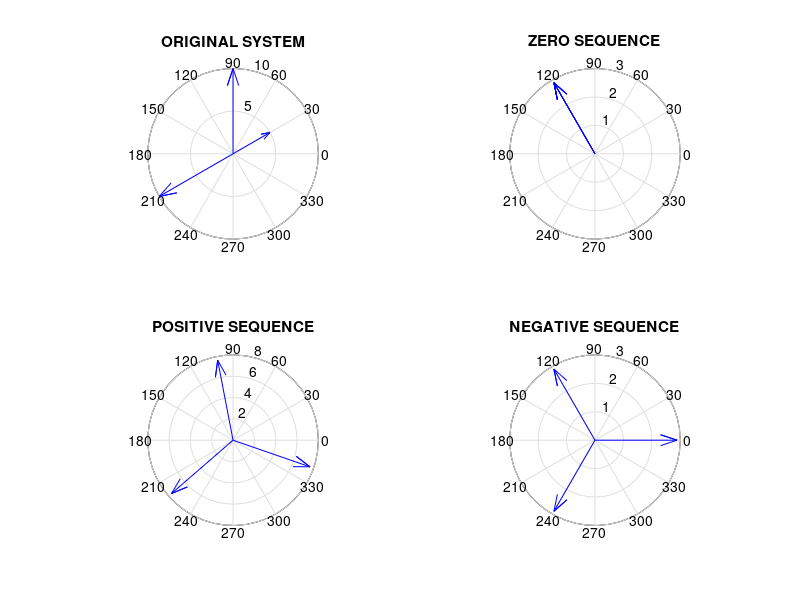

Source code (MATLAB):
% symmetical components for 3 phase system
% Author: Helal Uzzaman Hasib
% Date: 15 Jan 2024
clear
clc

% system data change magnitude and angle as you wish
va = 10* (cosd(90) + 1i*sind(90));  % cosd() sind() takes degree as input
vb =  5* (cosd(30) + 1i*sind(30));
vc = 10* (cosd(210) + 1i*sind(210));

a = cosd(120) + 1i*sind(120);
a2 = a^2;

va0 = 1/3*(va + vb + vc);
va1 = 1/3*(va + a*vb + a2* vc);
va2 = 1/3*(va + a2*vb + a*vc);

vb0 = va0; vb1 = a2* va1; vb2 =  a*va2;
vc0 = va0; vc1 =  a* va1; vc2 = a2*va2;

subplot(2,2,1);
compass( [va vb vc]);
title('ORIGINAL SYSTEM')

subplot(2,2,2);
compass( [va0 vb0 vc0]);
title('ZERO SEQUENCE')

subplot(2,2,3);
compass( [va1 vb1 vc1]);
title('POSITIVE SEQUENCE')

subplot(2,2,4);
compass( [va2 vb2 vc2]);
title('NEGATIVE SEQUENCE')






